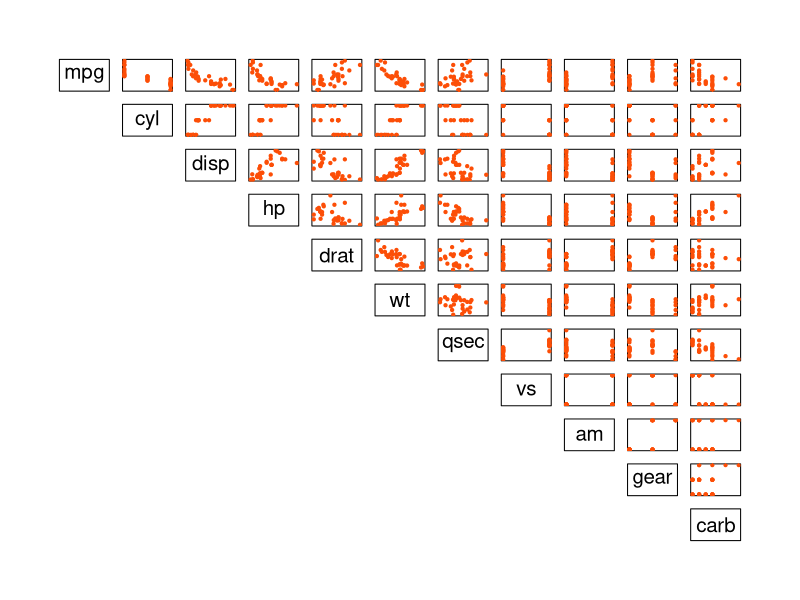
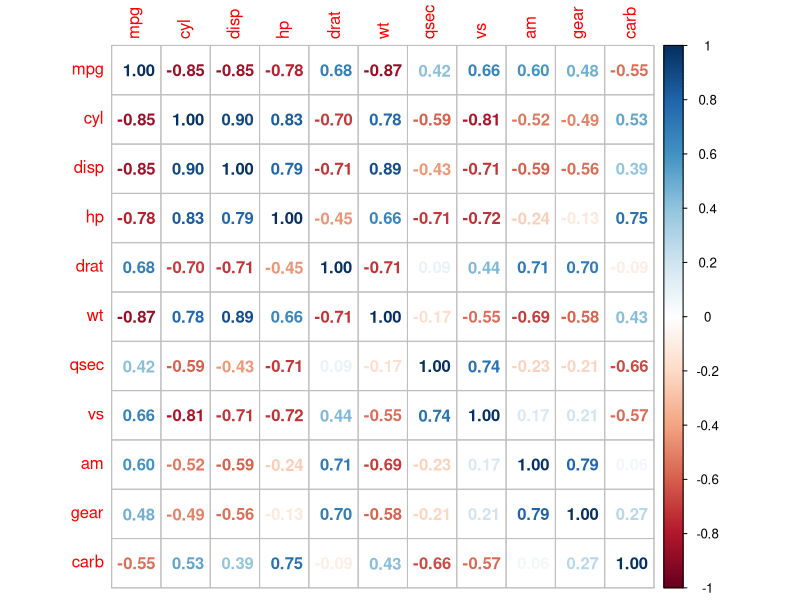
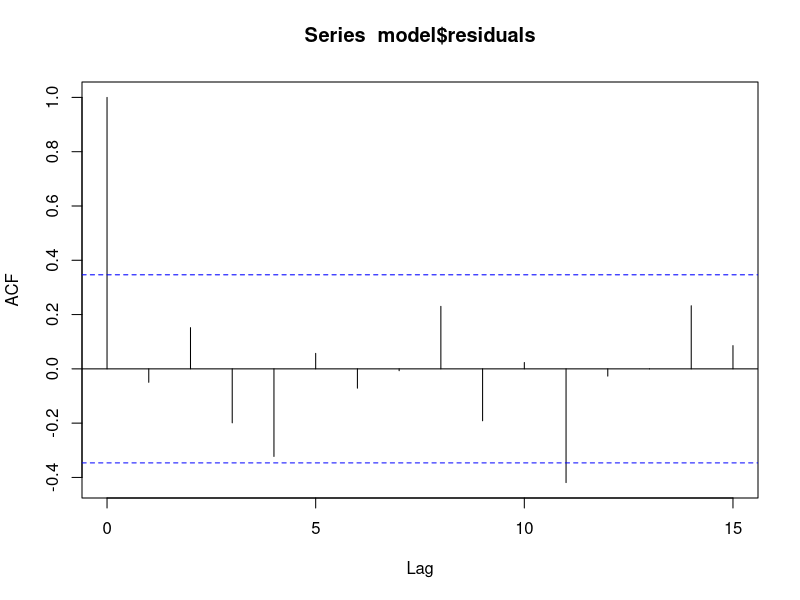
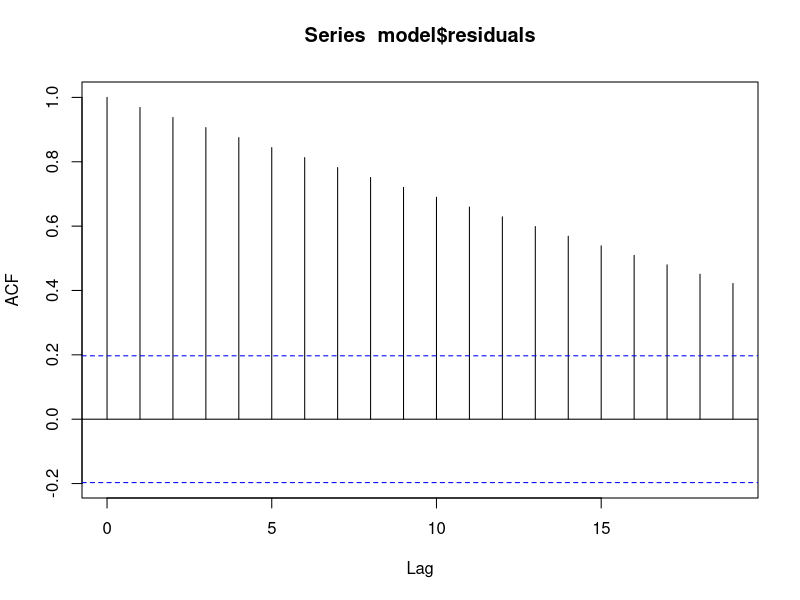

Here is the R script that generated these plots, in order:
head(mtcars)

pairs(mtcars, pch = 20, lower.panel = NULL, xaxt = "n", yaxt="n", col = "#FC4E07")

library("corrplot")
corrplot(cor(mtcars), method="number")

library(stats)

model <- lm(mpg~drat, data=mtcars)
acf(model$residuals, type="correlation")

df <- read.csv('autocorrelation.csv')

model <- lm(Independent~Dependent, data=df)
acf(model$residuals, type="correlation")